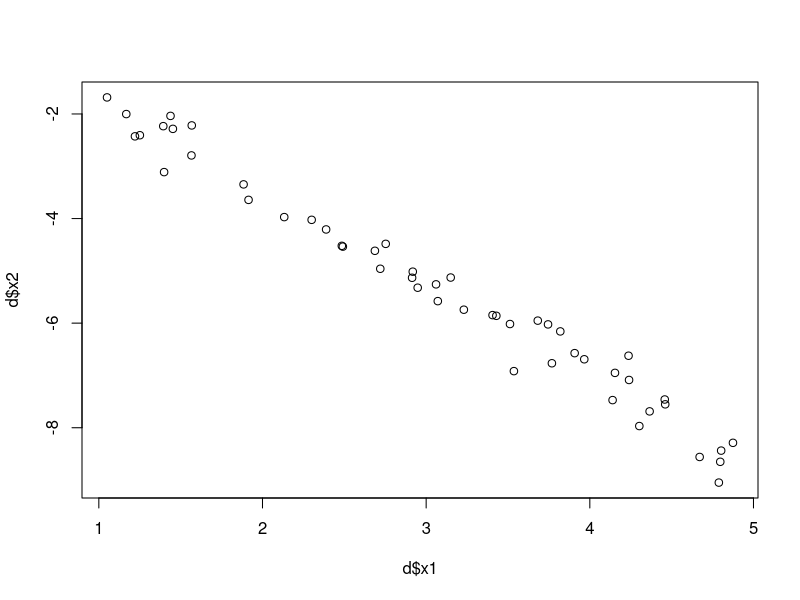
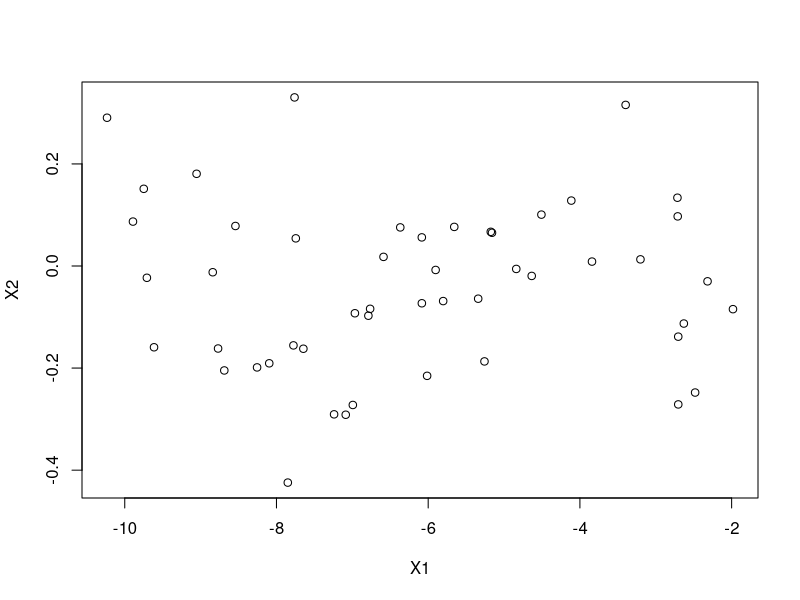

Write R code to recreate these figures, in order.
setwd("C:/Users/Classroom 4/Desktop/Batch 34/CSE7302c/Day04")

#load("PCA-data.Rdata")
#d
#write.csv(d,file = "PCA-data.csv")
d <- read.csv(file = "PCA-data.csv")
d
View(d)
c <- cov(d[,c("x1","x2")])
c
eigen(c)
X1 <- d$x1*(-0.4926140)+d$x2*0.8702479
X1
X2 <- d$x1*(-0.8702479)+d$x2*(-0.4926140)
X2
D <- data.frame(X1,X2)
D
View(D)
plot(d$x1,d$x2)
plot(X1,X2)
